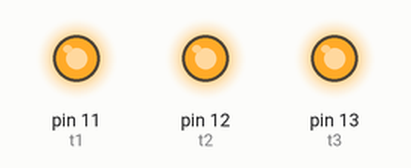
Bench run of a sketch on a simulated Arduino Uno, built with avr-gcc and run on an emulated ATmega328P. Parts: output pins drawn as LEDs (lit = HIGH). Pins used as bus, display or sensor lines are not drawn.

Above: at 0.1 s.
Timing chart, 0 to 1.6 s (numbered marks = the images above):
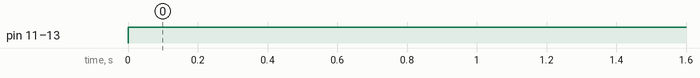

Measured:
- by itself, pin 11 (t1), pin 12 (t2), pin 13 (t3): LOW → HIGH at 0.00 s

The sketch:

exercici_5.2.ino
```cpp
  const int c1 = 2;
  const int c2 = 3;
  const int c3 = 4;
  const int c4 = 5;
  const int c5 = 6;
  const int c6 = 7;
  const int c7 = 8;
  const int c8 = 9;
  const int c9 = 10                                                                                                                                                                                               ;
  const int t1 = 11;
  const int t2 = 12;
  const int t3 = 13;

  void setup() {
  pinMode (c1, OUTPUT);
  pinMode (c2, OUTPUT);
  pinMode (c3, OUTPUT);
  pinMode (c4, OUTPUT);
  pinMode (c5, OUTPUT);
  pinMode (c6, OUTPUT);
  pinMode (c7, OUTPUT);
  pinMode (c8, OUTPUT);
  pinMode (c9, OUTPUT);
  pinMode (t1, OUTPUT);
  pinMode (t2, OUTPUT);
  pinMode (t3, OUTPUT);
}

  void loop() {
  // put your main code here, to run repeatedly:

  digitalWrite (t1,HIGH);
  digitalWrite (t2,HIGH);
  digitalWrite (t3,HIGH);
  digitalWrite (c1,HIGH);
  delay (250);
  digitalWrite (c2,HIGH);
  delay (250);
  digitalWrite (c3,HIGH);
  delay (250);
  digitalWrite (c1,LOW);
  digitalWrite (c6,HIGH);
  delay (250);
  digitalWrite (c2,LOW);
  digitalWrite (c9,HIGH);
  delay (250);
  digitalWrite (c3,LOW);
  digitalWrite (c8,HIGH);
  delay (250);
  digitalWrite (c4,LOW);
  digitalWrite (c7,HIGH);
  delay (250);
  digitalWrite (c9,LOW);
  digitalWrite (c4,HIGH);
  delay (250);
  digitalWrite (c8,LOW);
  digitalWrite (c5,HIGH);
  delay (250);
  digitalWrite (c7,LOW);
  delay (250);
  digitalWrite (c4,LOW);
  delay (250);
  digitalWrite (c5,LOW);
  delay (250);

}
```
